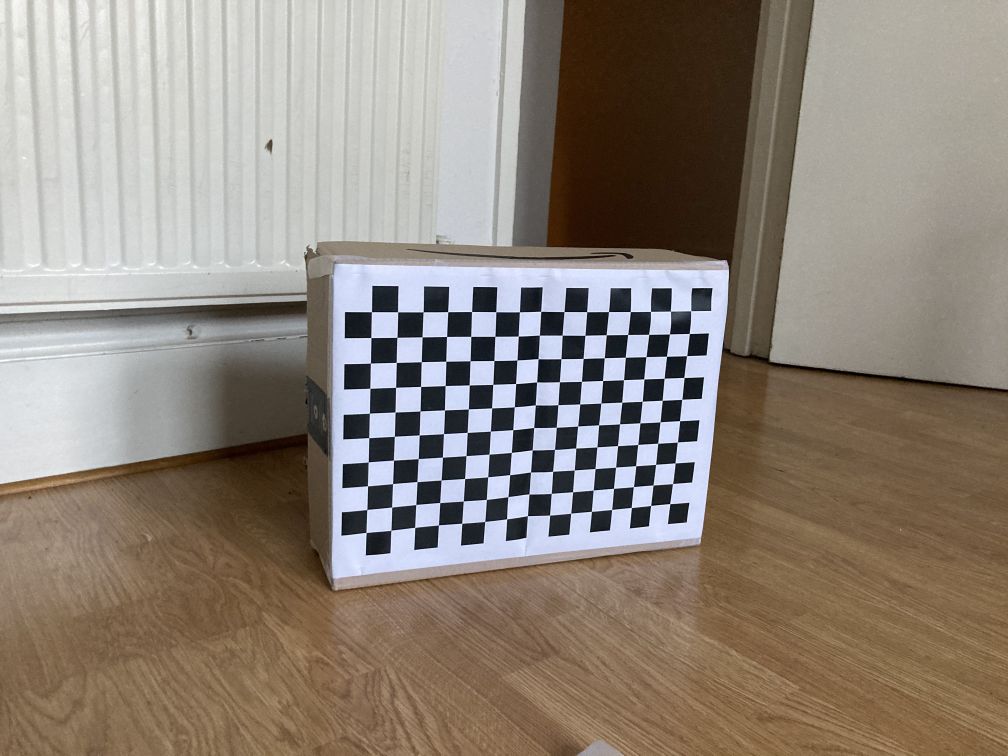
#> input picture bL.jpeg, 4032 x 3024 px (shown at 1/4 size)
$ python task5_rectification_BF_10_best.py
#> lines starting #> are read from the running program, lines starting #| are printed output that depends on the picture
import cv2
import numpy as np
from matplotlib import pyplot as plt
from skimage.feature import match_descriptors, ORB, plot_matches

# this functionis used to paint epipolar lines and corresponding points
def drawlines(img1src, img2src, lines, pts1src, pts2src):
    ''' img1 - image on which we draw the epilines for the points in img2
        lines - corresponding epilines '''
    r, c = img1src.shape
    img1color = cv2.cvtColor(img1src, cv2.COLOR_GRAY2BGR)
    img2color = cv2.cvtColor(img2src, cv2.COLOR_GRAY2BGR)
    # Edit: use the same random seed so that two images are comparable!
    np.random.seed(0)
    for r, pt1, pt2 in zip(lines, pts1src, pts2src):
        color = tuple(np.random.randint(0, 255, 3).tolist())
        x0, y0 = map(int, [0, -r[2]/r[1]])
        x1, y1 = map(int, [c, -(r[2]+r[0]*c)/r[1]])
        img1color = cv2.line(img1color, (x0, y0), (x1, y1), color, 1)
        img1color = cv2.circle(img1color, tuple(pt1), 5, color, -1)
        img2color = cv2.circle(img2color, tuple(pt2), 5, color, -1)
    return img1color, img2color

img1 = cv2.imread('bL.jpeg',0)  #queryimage # left image
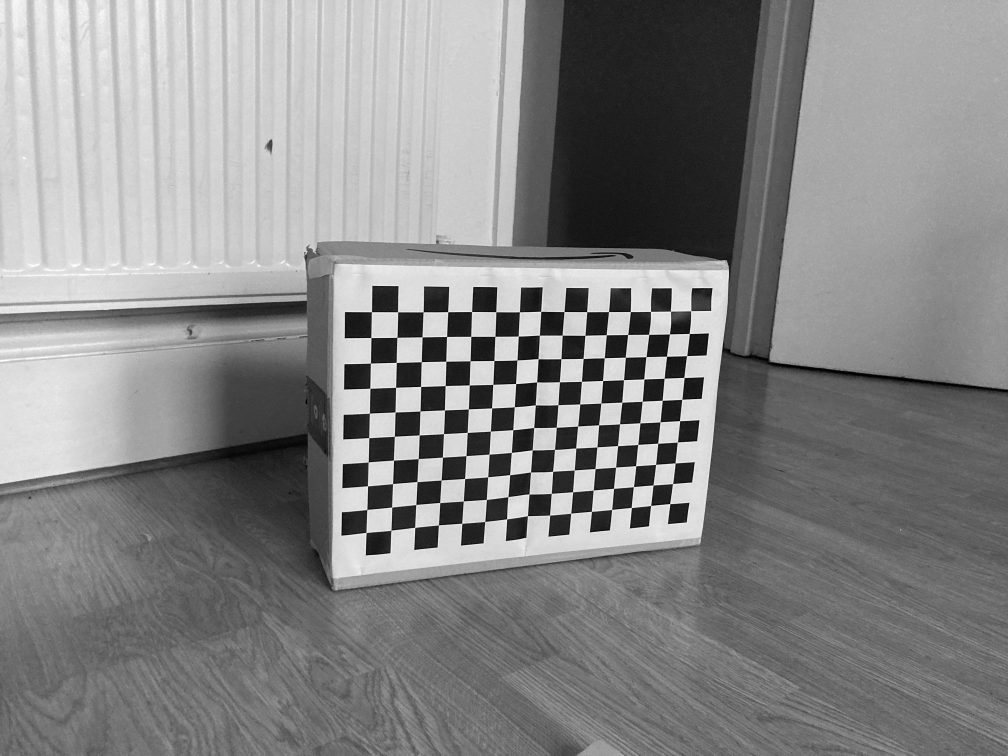
#> img1: shape (3024, 4032) (shown at 1/4 size); min 0, max 255, mean 134.2
img2 = cv2.imread('bR.jpeg',0) #trainimage # right image
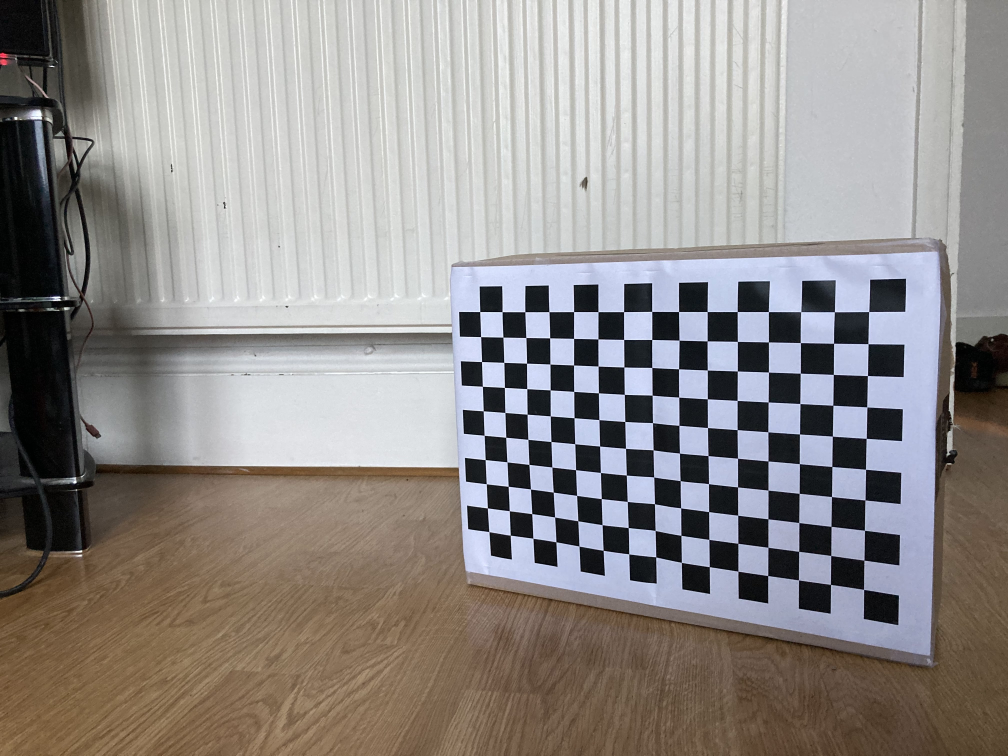
#> input picture bR.jpeg, 4032 x 3024 px (shown at 1/4 size)
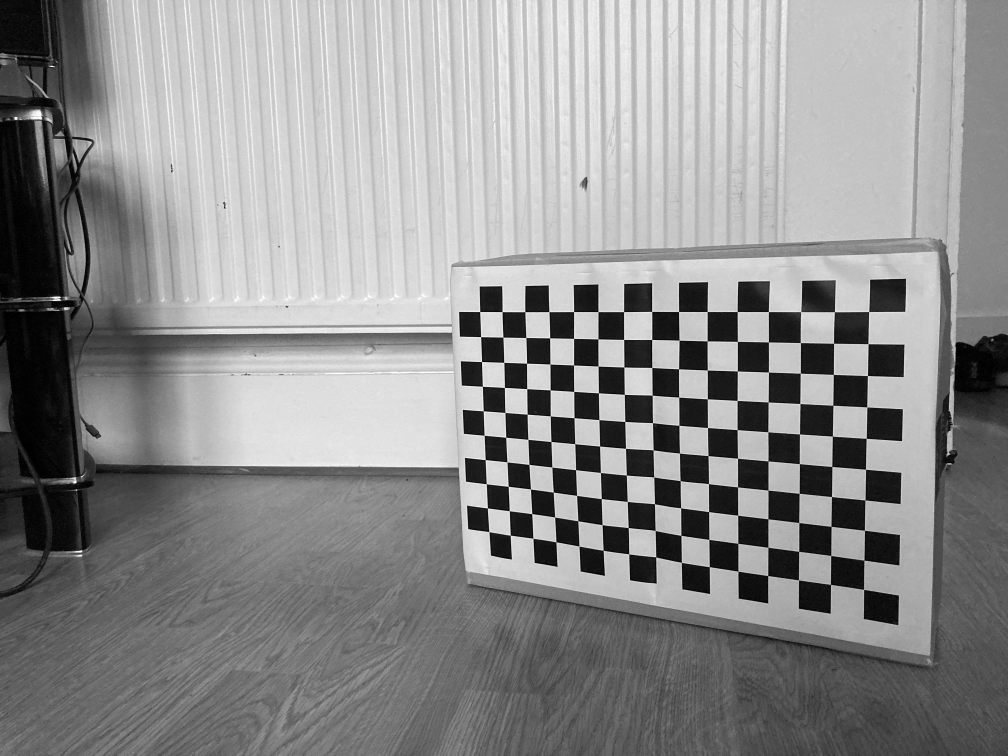
#> img2: shape (3024, 4032) (shown at 1/4 size); min 0, max 255, mean 141.4


# Load images

# img1 = cv2.imread('FD1.jpeg',0)  #queryimage # left image
# img2 = cv2.imread('FD2.jpeg',0) #trainimage # right image

sift = cv2.ORB_create(nfeatures=1000)
# sift = cv2.FastFeatureDetector_create()
#initiate SIFT (scale-invaraint feature transform). It'll detect keypoinys
# sift = cv2.SIFT_create(contrastThreshold = 0.01)
# sift = cv2.xfeatures2d.HarrisLaplaceFeatureDetector_create()

# find the keypoints and descriptors with SIFT
kp1, des1 = sift.detectAndCompute(img1,None)
#> kp1 = 1000 keypoints; strongest (x, y, size): (2062, 1534, 37.2), (2332, 1433, 31), (2757, 1333, 31), (2410, 1522, 37.2)
kp2, des2 = sift.detectAndCompute(img2,None)
#> kp2 = 1000 keypoints; strongest (x, y, size): (1930, 1446, 31), (2015, 1449, 31), (2017, 1553, 31), (1923, 1247, 31)
print(kp1)
#> (printed output is left out)
print('aa')
print(des1)
#change format into float32 for alter computation
des1 = np.float32(des1)
des2 = np.float32(des2)
# detected keypoints need to be matched to each other
# this is done by using flann KNN matching. It is better than eucledian+histogram matching
# FLANN parameters
# FLANN_INDEX_KDTREE = 0
# index_params = dict(algorithm = FLANN_INDEX_KDTREE, trees = 5)
# search_params = dict(checks=50)

bf = cv2.BFMatcher(cv2.NORM_HAMMING, crossCheck=True)
#> (the run stopped early here; a loop or call above may not have finished)
